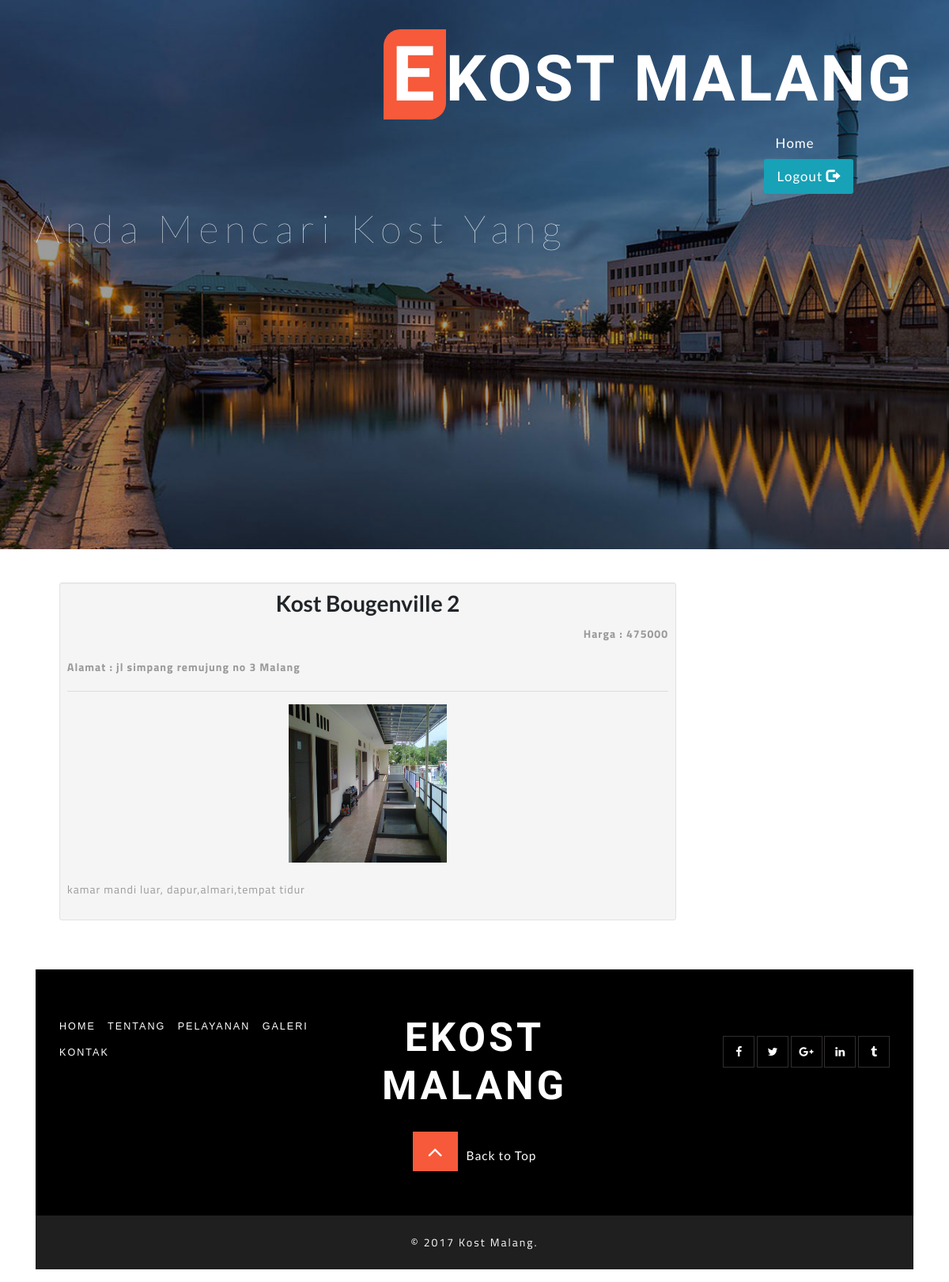
Page /DashboardPenyewa/view/1 on the committed database.
### tables this page shows
CREATE TABLE `kost` (
  `id_kost` int(5) NOT NULL,
  `id_user` int(5) NOT NULL,
  `nama_kost` varchar(40) NOT NULL,
  `jenis_kost` varchar(9) NOT NULL,
  `fasilitas` text NOT NULL,
  `harga` decimal(8,0) NOT NULL,
  `alamat_kost` varchar(50) NOT NULL,
  `stok` int(3) NOT NULL,
  `foto` varchar(200) NOT NULL,
  `longitude` varchar(20) NOT NULL,
  `latitude` varchar(20) NOT NULL,
  `no_tlp` int(13) NOT NULL
);

### application/controllers/DashboardPenyewa.php (called while the page is built, shortened)
<?php
    class DashboardPenyewa extends CI_Controller {
        public function view()
        {
        	$this->load->model('penyewa');
            $id_kost = $this->uri->segment(3);
            $x['data'] = $this->penyewa->get_kost_by_id($id_kost);
            $this->load->view('penyewa/view_kostbyid', $x);
        }
 	}
 ?>

### index.php (called while the page is built, shortened)
<?php
require_once BASEPATH.'core/CodeIgniter.php';

### application/models/Penyewa.php (called while the page is built, shortened)
<?php
class Penyewa extends CI_Model {
    public function get_kost_by_id($id_kost = 0){
        $this->db->select ('*');
        $query = $this->db->get_where('kost', array('id_kost' => $id_kost));
        $this->db->from('kost');
        return $query->row_array();
    }
}
?>

### application/views/penyewa/view_kostbyid.php (the view, shortened to what this page needs)
<br>
<br>
<div class="container">
<div class="container">
      <div class="col-xs-12 col-sm-9 col-md-9">
        <div class="well well-sm">
            <center><h2><?php echo $data['nama_kost']?></h2></center>
            <p align="right"><b>Harga : <?php echo $data['harga']?></b></p>
            <p align="left"><b>Alamat : <?php echo $data['alamat_kost']?></b></p>
            <hr>
            <center>
              <img src="<?php echo base_url().'assets/images/kost/'.$data['foto'];?>" width="200px" height="200px">
            </center>
            <br>
            <p>
              <?php echo $data['fasilitas']; ?>
            </p>
        </div>
      </div>
    </div>
    <br>
<br>
</body>
</html>

### assets/css/style2.css (style rules this page uses)
body { padding:0; margin:0; background:#fff; position:relative; font-family: 'Titillium Web', sans-serif; }
h1,h2,h3,h4,h5,h6 { margin:0; font-family: 'Raleway', sans-serif; }
p { margin:0; font-family: 'Titillium Web', sans-serif; letter-spacing:1px; font-size: 1em; color: #999; line-height: 1.9em; }

### rows in the picture
kost: nama_kost "Kost Bougenville 2", harga "475000", alamat_kost "jl simpang remujung no 3 Malang", foto (picture), fasilitas "kamar mandi luar, dapur,almari,tempat tidur"
